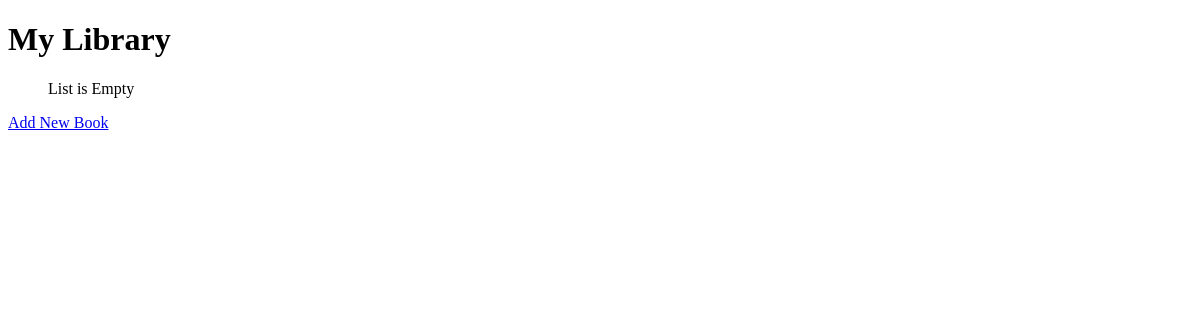
Before: / with the older database file.
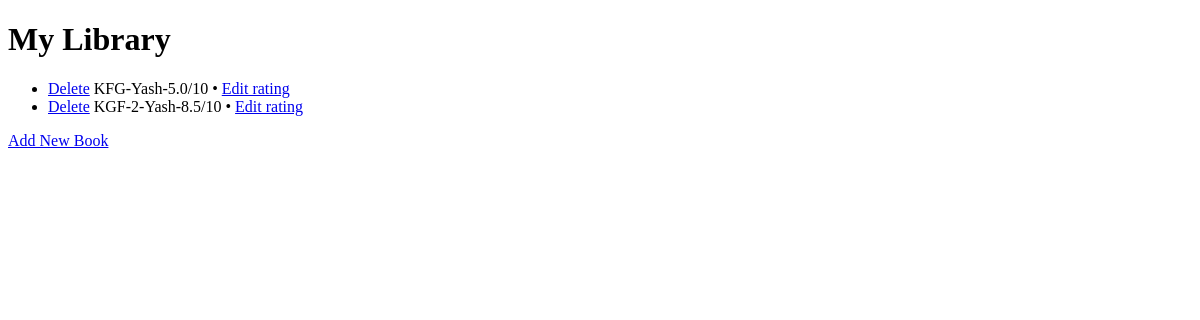
After: the same page with the newer database file.
### day63/main.py (models this page shows)
class Book(db.Model):
    id: Mapped[int] = mapped_column(Integer, primary_key=True)
    title: Mapped[str] = mapped_column(String(250), unique=True, nullable=False)
    author: Mapped[str] = mapped_column(String(250), nullable=False)
    rating: Mapped[float] = mapped_column(Float, nullable=False)

### day63/main.py (the view)
@app.route("/")
def index():
    result = db.session.execute(db.select(Book).order_by(Book.title))
    all_books = result.scalars().all()
    return render_template("index.html", books=all_books)

### day63/templates/index.html (shortened to what this page needs)
<!doctype html>
<html lang="en">
  <head>
  </head>
  <body>
    <h1>My Library</h1>
    <ul>
      {% if not books %}
      <p>List is Empty</p>
      {% else %} {% for book in books %}
      <li>
        <a href="{{url_for('delete_book',book_id=book['id'])}}">Delete</a>
        {{book['title']}}-{{book['author']}}-{{book['rating']}}/10 •
        <a href="{{url_for('Edit',book_id=book['id'])}}">Edit rating</a>
      </li>
      {% endfor %} {% endif %}
    </ul>
    <a href="{{url_for('add')}}">Add New Book</a>
  </body>
</html>

Changed rows visible on the page:
added Book: title "KFG", author "Yash", rating "5.0"
added Book: title "KGF-2", author "Yash", rating "8.5"
Other visible differences:
text no longer shown: "List is Empty"
